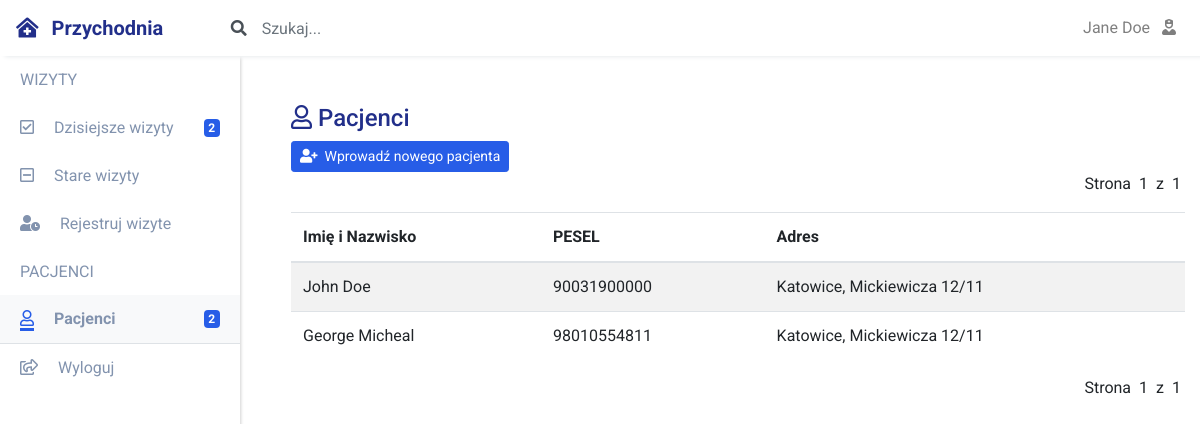
Screenshot of /przychodnia/pacjenci/ (signed in) with the database file from the repository.
### przychodnia_app/models.py (models this page shows)
class Rejestratorka(CommonProfileModel):
    user = models.OneToOneField(User, on_delete=models.PROTECT)
    role = models.CharField(max_length=16, default="REJESTRATORKA", editable=False)
    class Meta:
        verbose_name_plural = "Rejestratorki"

### przychodnia_pacjent/models.py (models this page shows, shortened)
class Pacjent(CommonProfileModel):
    adres = models.ForeignKey(Adres, on_delete=models.PROTECT)
    pesel = models.CharField("PESEL", max_length=11, unique=True)
    class Meta:
        verbose_name_plural = "Pacjenci"

class Adres(models.Model):
    miejscowosc = models.CharField("Miejscowość", max_length=32)
    ulica = models.CharField("Ulica", max_length=32)
    nr_domu = models.CharField("Numer domu", max_length=16)
    nr_lokalu = models.CharField("Numer Lokalu", max_length=16)
    def __str__(self):
        return "%s, %s %s/%s" % (self.miejscowosc, self.ulica, self.nr_domu, self.nr_lokalu)
    class Meta:
        verbose_name_plural = "Adresy Zamieszkania"

### przychodnia_app/views/views_przychodnia.py (the view)
@method_decorator(login_required(login_url='/login'), name='dispatch')
@method_decorator(uprawnienia_wspolne_lekarz_rejestratorka, name='dispatch')
class PrzychodniaPacjentLista(ListView):
    template_name = "przychodnia_app/pacjent-lista.html"
    model = Pacjent
    context_object_name = 'pacjenci'
    paginate_by = 25
    def get_context_data(self, **kwargs):
        context = super().get_context_data(**kwargs)
        return context

### common/context_processors.py (called while the page is built)
def common_context(request):
    profile = None
    if request.user.is_authenticated:
        if not profile and request.user.role and request.user.role == "REJ":
            profile = Rejestratorka.objects.get(user=request.user)
        if not profile and request.user.role and request.user.role == "LEK":
            profile = Lekarz.objects.get(user=request.user)
    context = {
        "time_now": timezone.now(),
        "pacjenci_count": Pacjent.objects.count(),
        "nowe_wizyty_count": Wizyta.wizyty.get_new().count(),
        "stare_wizyty_count": Wizyta.wizyty.get_old().count(),
        "profile": profile,
    }
    return context

### common/models.py (called while the page is built)
    def __str__(self):
        return "%s %s" % (self.imie, self.nazwisko)

### przychodnia_wizyta/models.py (called while the page is built)
    def get_old(self):
        return self.filter(
            Q(status='REJ') & Q(dt_rej__lte=timezone.now() - timedelta(hours=12)))

    def get_new(self):
        return self.filter(
            Q(status='REJ') & Q(dt_rej__gte=timezone.now() - timedelta(hours=12)))

    def get_queryset(self):
        return WizytaQuerySet(self.model, using=self._db)

    def get_old(self):
        return self.get_queryset().get_old()

    def get_new(self):
        return self.get_queryset().get_new()

### przychodnia_app/templates/przychodnia_app/pacjent-lista.html (shortened to what this page needs)
{% extends 'przychodnia_app/extend/base_przychodnia.html' %}
{% block content %}
<h4><i class="far fa-user"></i>&nbsp;Pacjenci</h4>
<a class="btn btn-primary btn-sm" href="{% url 'przychodnia_app:rejestratorka-dodaj-pacjenta' %}"><i class="fas fa-user-plus"></i>
  &nbsp;Wprowadź nowego pacjenta
</a>
{% include 'przychodnia_app/include/pagination.html' %}
<table class="table table-striped">
  <thead>
    <tr>
      <th scope="col">Imię i Nazwisko</th>
      <th scope="col">PESEL</th>
      <th scope="col">Adres</th>
    </tr>
  </thead>
  <tbody>
    {% for pacjent in pacjenci %}
    <tr>
      <td>{{pacjent.imie}} {{pacjent.nazwisko}}</td>
      <td>{{pacjent.pesel}}</td>
      <td>{{pacjent.adres}}</td>
    </tr>
    {% empty %}
    <tr>
      <td colspan="3" class="text-center">
        -Brak-
      </td>
    </tr>
    {% endfor %}
  </tbody>
</table>
{% include 'przychodnia_app/include/pagination.html' %}
{% endblock %}

### common/templates/common/extend/base.html (shortened to what this page needs)
{% load staticfiles %}
<!DOCTYPE html>
<html lang="en" dir="ltr">
  <head>
    <link rel="stylesheet" href="{% static 'css/select2.min.css' %}">
    <link rel="stylesheet" href="{% static 'css/app.css' %}">
    <link rel="stylesheet" href="{% static 'css/shame.css' %}">
  <body>
  <nav class="fixed-top navbar navbar-expand-lg navbar-light" id="header_nav">
    <a class="navbar-brand">
      <span>
        <i class="fas fa-clinic-medical"></i>
        <span class="pl-2">Przychodnia</span>
      </span>
    </a>
    <div class="collapse navbar-collapse show" id="header_nav_collapse">
      <form class="form mx-auto" id="header_search">
        <div class="input-group">
          <div class="input-group-prepend">
            <span class="input-group-text" id="basic-addon1">
              <i class="fas fa-search"></i>
            </span>
          </div>
          <input type="text" class="form-control mr-sm-2" placeholder="Szukaj...">
        </div>
      </form>
      <ul class="navbar-nav ml-auto">
        {% if user.role == "REJ" %}
        <li class="nav-item popover-profile-rejestratorka">
        {% elif user.role == "LEK" %}
        <li class="nav-item popover-profile-lekarz">
        {% else %}
        <li class="nav-item popover-profile">
        {% endif %}
          <a class="nav-link" href="#">
            <span class="pr-2">{{profile}}</span>
            {% if user.role == "REJ" %}
              <i class="fas fa-user-nurse" title="Rejestratorka"></i>
            {% elif user.role == "LEK" %}
              <i class="fas fa-stethoscope" title="Lekarz"></i>
            {% endif %}
          </a>
        </li>
      </ul>
    </div>
  </nav>
  <div id="sidebar">
    {% block left_panel %}{% endblock %}
    <div class="main-content pt-5">
      <div class="container">
          {% block child_content %}{% endblock %}
      </div>
    </div>
</body>
</body>
</html>

### rows the page displays
Rejestratorka: imie+nazwisko "Jane Doe"
Pacjent: imie "John", nazwisko "Doe", pesel "90031900000", adres "Katowice, Mickiewicza 12/11"
Pacjent: imie "George", nazwisko "Micheal", pesel "98010554811", adres "Katowice, Mickiewicza 12/11"

### other values shown
{{ nowe_wizyty_count }} "2"
{{ pacjenci_count }} "2"
{{ page_obj.number }} "1 1"
{{ paginator.num_pages }} "1 1"
